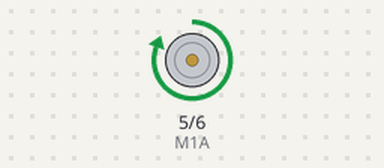
Recording of a sketch running on a simulated Arduino Uno, built with avr-gcc and run on an emulated ATmega328P. Parts: motor-driver pin pairs drawn as motors (green arrow = first pin HIGH = forward, orange = second pin HIGH = backward, longer = more drive).

Above: at 1.5 s.
At 3.5 s:
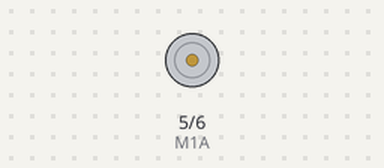
At 5.5 s:
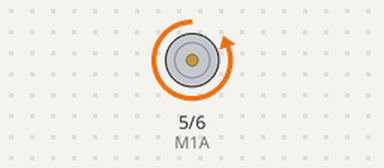
Timing chart, 0 to 10.4 s (numbered marks = the images above):
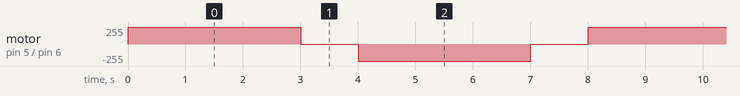

The sketch:

oneMotor_basic.ino
```cpp
//******************************************************
// ROBOT SERIES
// Basic Motor Control using L298N Module
// Vasu Udompetaikul   Dept. of Agri Engineering, KMITL
//******************************************************
#define M1A  5  // Pin 5 <--> IN1  (Use IN1 & IN2 to control motor M1)
#define M1B  6  // Pin 6 <--> IN2

void setup() {
  pinMode(M1A, OUTPUT);
  pinMode(M1B, OUTPUT);
}

void loop() {
  digitalWrite(M1A, HIGH);  // Forward Rotation
  digitalWrite(M1B, LOW);
  delay(3000);

  digitalWrite(M1A, LOW);  // Stop
  digitalWrite(M1B, LOW);
  delay(1000);

  digitalWrite(M1A, LOW);   // Reverse Rotation
  digitalWrite(M1B, HIGH);
  delay(3000);

  digitalWrite(M1A, LOW);  // Stop
  digitalWrite(M1B, LOW);
  delay(1000);
}
```

Measured:
- by itself, motor on pin 5 (M1A) / pin 6 (M1B): repeats every 8.0 s: stopped 1.0 s, backward 255/255 3.0 s, stopped 1.0 s, forward 255/255 3.0 s
